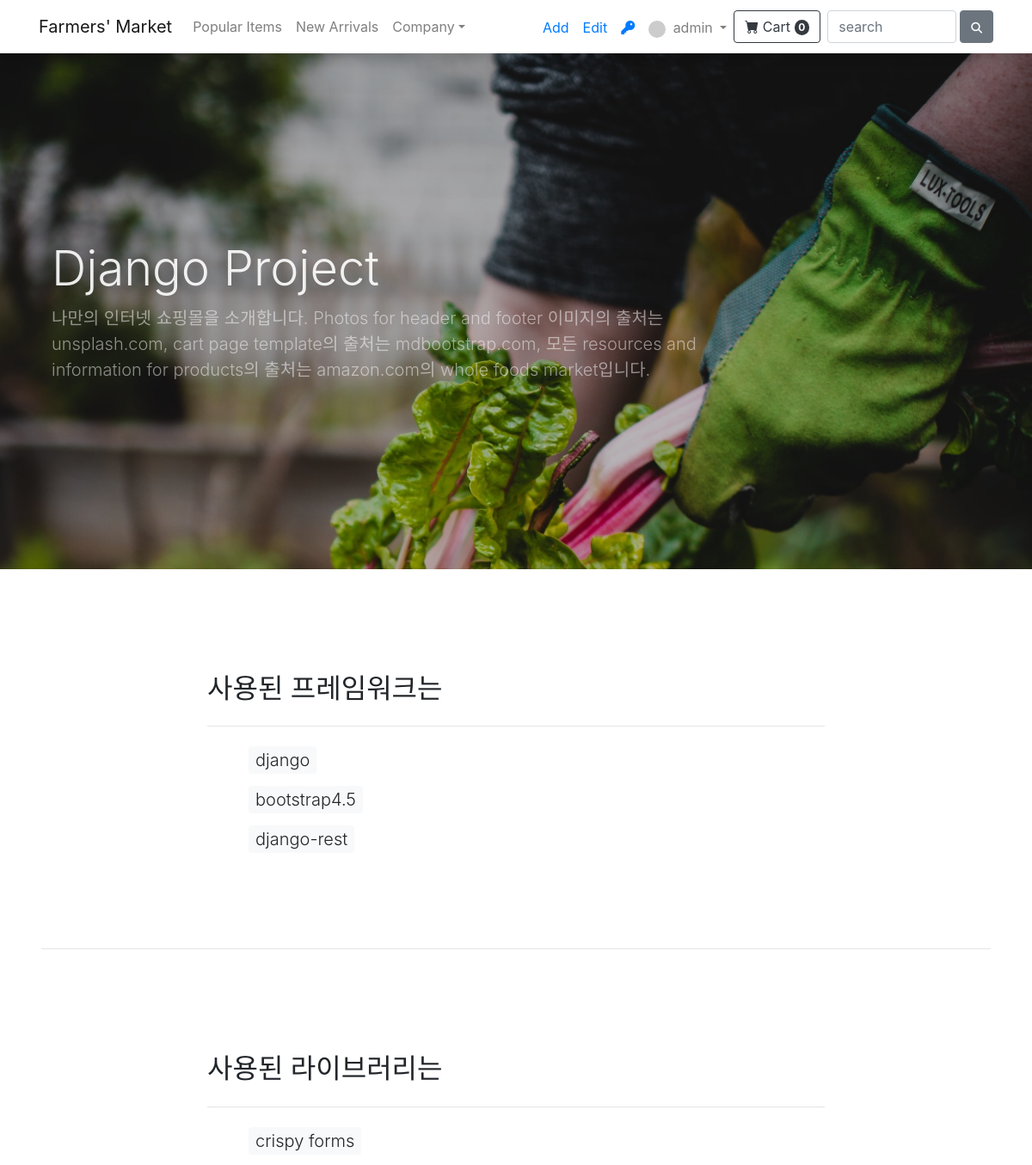
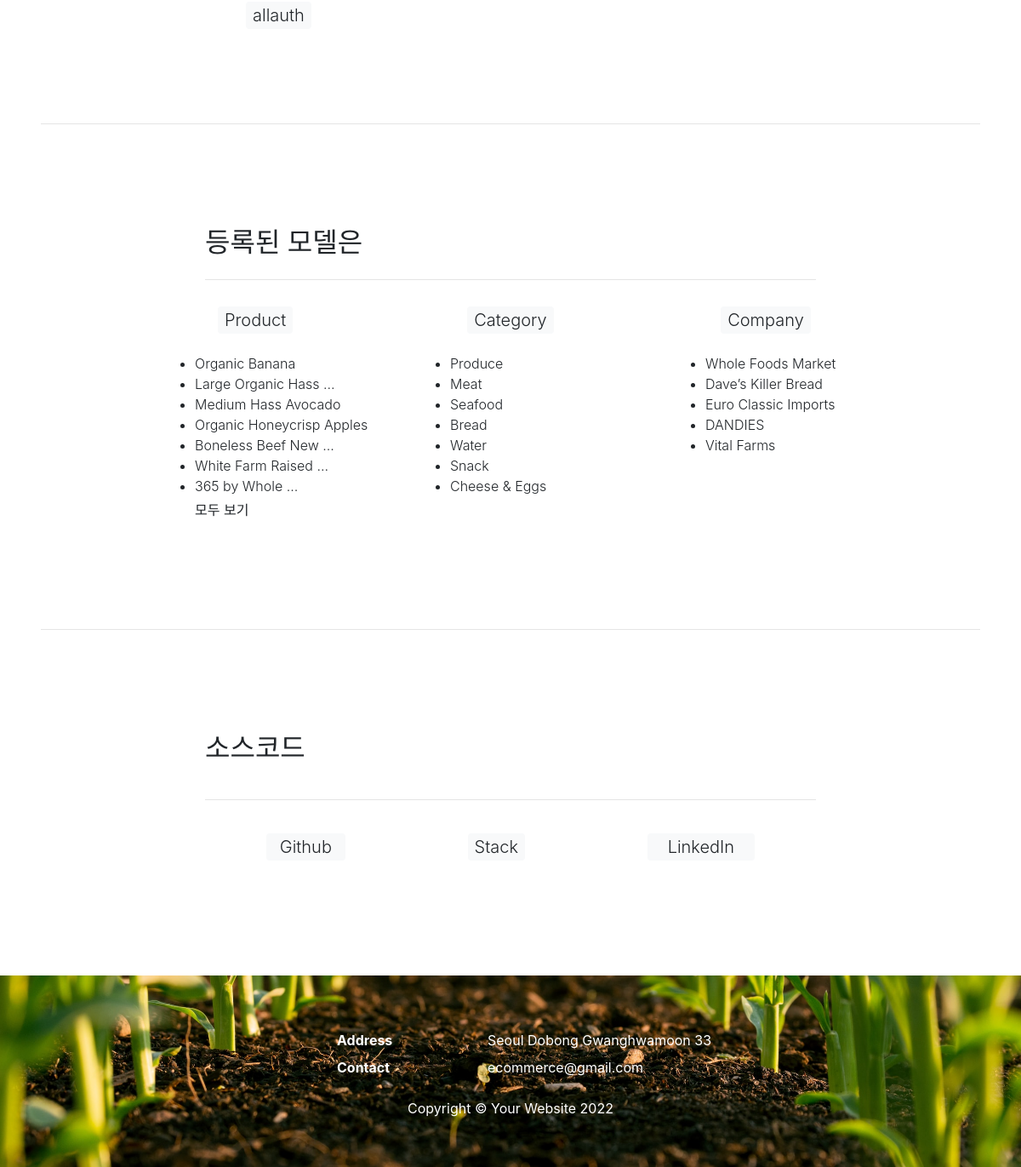
Screenshot of /product/about/ (signed in) with the database file from the repository (2 pictures, top to bottom).
### product/models.py (models this page shows, shortened)
class Product(models.Model):
    title = models.CharField(max_length=80)
    hook_text = models.CharField(max_length=100, blank=True)
    description = models.TextField()
    markdown_desc = MarkdownxField(blank=True)
    date = models.DateField(default=timezone.now, editable=True)
    product_image = models.ImageField(upload_to='product/product/images//%Y/%m/%d/', blank=True)
    detail_image = models.ImageField(upload_to='product/product/images/%Y/%m/%d/', blank=True)
    product_price = models.IntegerField(default=0)
    on_sale_price = models.IntegerField(null=True, blank=True)
    rating = models.IntegerField(default=1, validators=[MaxValueValidator(5), MinValueValidator(1)])
    company = models.ForeignKey(Company, null=True, blank=True, on_delete=models.SET_NULL)
    category = models.ForeignKey(Category, null=True, blank=True, on_delete=models.SET_NULL)
    tags = models.ManyToManyField(Tag, blank=True)
    additional_feature = models.ForeignKey(AdditionalFeature, null=True, blank=True, on_delete=models.SET_NULL)
    author = models.ForeignKey(User, default='admin', null=True, on_delete=models.SET_NULL)
    def get_absolute_url(self):
        return f'/product/{self.pk}/'

class Category(models.Model):
  name = models.CharField(max_length=50, unique=True)
  slug = models.SlugField(max_length=200, unique=True, allow_unicode=True)
  def __str__(self):
    return self.name
  def get_absolute_url(self):
    return f'/product/category/{self.slug}/'
  class Meta:
    verbose_name_plural = 'Categories'

class Company(models.Model):
  name = models.CharField(max_length=50, unique=True)
  slug = models.SlugField(max_length=200, unique=True, allow_unicode=True)
  address = models.CharField(max_length=70)
  contact = models.CharField(max_length=50, unique=True)
  company_image = models.ImageField(upload_to='product/company/images/%Y/%m/%d/', blank=True)
  description = models.CharField(max_length=255, blank=True)
  def __str__(self):
    return self.name
  def get_absolute_url(self):
    return f'/product/company/{self.slug}/'
  class Meta:
    verbose_name_plural = 'Companies'

### product/views.py (the view)
# urls.py: path('about/', views.about_page),
def about_page(request):
  frame_list = ['django', 'bootstrap4.5', 'django-rest']
  lib_list = ['crispy forms', 'allauth']
  return render(request, 'product/about.html', {
    'frame_list': frame_list,
    'lib_list': lib_list,
    'product_list': Product.objects.all()[0:7],
    'categories': Category.objects.all(),
    'no_category_post_count': Product.objects.filter(category=None).count(),
    'companies': Company.objects.all()
  })

### product/context_processors.py (called while the page is built)
def my_cart(request):
  from product.models import Cart, CartItem
  if request.user.is_authenticated:
      cart, is_created = Cart.objects.get_or_create(user=request.user)
      if cart:
        items_set_count = CartItem.objects.filter(cart=cart).count()
        total_price = cart.total_price
        return {
          'items_set_count': items_set_count,
          'total_price': total_price,
        }
      else:
        return {
          'items_set_count': '0'
        }
  else:
    return {
      'items_set_count': '0'
    }

### product/models.py (called while the page is built)
    @property
    def total_price(self):
      return self.cartitem_set.aggregate(price=Sum(
        F('item__product_price') *
        F('qty'),
        output_field=models.IntegerField()
      ))

### product/templates/product/about.html
{% extends 'product/base.html' %}
{% load static %}
{% block main_area %}
        <header class="bg-image" style="height: 600px">
            <div class="container">
                <div class="container d-flex flex-column justify-content-center text-left text-white position-absolute"
                style="width: 100%; height: 600px">
                    <h1 class="display-4 fw-bolder" style="opacity: 0.9;">{% block head_title %}Django Project{% endblock %}</h1>
                    <p class="d-lg-block d-none pr-lg-5 lead fw-normal text-white-50 mb-0">
                        나만의 인터넷 쇼핑몰을 소개합니다. Photos for header and footer 이미지의 출처는
                        <br>unsplash.com, cart page template의 출처는 mdbootstrap.com, 모든 resources and
                        <br>information for products의 출처는 amazon.com의 whole foods market입니다.
                    </p>
                </div>
            </div>
            <img class="bg-image h-100" src="{% static 'product/images/header_image.jpeg' %}"
             style="width: 100%; object-fit: cover; object-position: 0 0%;">
        </header>
        <section id="about">
            <div class="container px-4 my-5">
                <div class="row gx-4 justify-content-center">
                    <div class="col-lg-8 my-5">
                        <h2 class="fw-bolder my-4">사용된 프레임워크는</h2>
                        <hr class="mb-4">
                        {% for i in frame_list %}
                        <p class="lead my-3 ml-5"><span class="bg-light px-2 py-1 rounded">{{i}}</span></p>
                        {% endfor %}
                    </div>
                </div>
            </div>
            <hr class="mx-5">
            <div class="container px-4 my-5">
                <div class="row gx-4 justify-content-center">
                    <div class="col-lg-8 my-5">
                        <h2 class="fw-bolder my-4">사용된 라이브러리는</h2>
                        <hr class="mb-4">
                        {% for i in lib_list %}
                        <p class="lead my-3 ml-5"><span class="bg-light px-2 py-1 rounded">{{i}}</span></p>
                        {% endfor %}
                    </div>
                </div>
            </div>
            <hr class="mx-5">
            <div class="container px-4 mt-5">
                <div class="row gx-4 justify-content-center">
                    <div class="col-lg-8 mt-5">
                        <h2 class="fw-bolder my-4">등록된 모델은</h2>
                        <hr>
                    </div>
                </div>
            </div>
            <div class="container px-4 mt-0 pt-0">
                <div class="row gx-4 mx-lg-5 px-lg-5 text-center align-center justify-content-center">
                    <div class="col-4 mb-5">
                        <p class="lead my-3"><a href="/product/" class="bg-light px-2 py-1 text-decoration-none text-reset rounded">Product</a></p>
                        <div class="d-flex flex-column text-left mt-4 ml-md-0 ml-lg-4">
                            <ul>
                                {% for i in product_list %}
                                <li>
                                <a href="{{i.get_absolute_url}}" class="text-decoration-none text-reset">
                                    <p class="my-0 ml-0 font-weight-light">{{i.title | truncatewords:3}}</p>
                                </a>
                                </li>
                                {% endfor %}
                                    <p class="pt-1 font-weight-light">모두 보기</p>
                            </ul>
                        </div>
                    </div>
                    <div class="col-4 mb-5">
                        <p class="lead my-3"><a href="/product/category/produce/" class="bg-light px-2 py-1 text-decoration-none text-reset rounded">Category</a></p>
                        <div class="d-flex flex-column text-left mt-4 ml-lg-4">
                            <ul>
                                {% for i in categories %}
                                <li>
                                <a href="{{i.get_absolute_url}}" class="text-decoration-none text-reset">
                                    <p class="my-0 ml-0 font-weight-light">{{i}}</p>
                                </a>
                                </li>
                                {% endfor %}
                            </ul>
                        </div>
                    </div>
                    <div class="col-4 mb-5">
                        <p class="lead my-3"><a href="/product/company/whole-foods-market/" class="bg-light px-2 py-1 text-decoration-none text-reset rounded">Company</a></p>
                        <div class="d-flex flex-column text-left mt-4 ml-lg-4">
                            <ul>
                                {% for i in companies %}
                                <li>
                                <a href="{{i.get_absolute_url}}" class="text-decoration-none text-reset">
                                    <p class="my-0 ml-0 font-weight-light">{{i}}</p>
                                </a>
                                </li>
                                {% endfor %}
                            </ul>
                        </div>
                    </div>
                </div>
            </div>
            <hr class="mx-5 mt-5">
            <div class="container px-4 my-5 pb-4">
                <div class="row gx-4 justify-content-center">
                    <div class="col-lg-8 mt-5 d-flex align-items-end">
                        <h2 class="fw-bolder my-4">소스코드</h2>
                    </div>
                    <div class="col-lg-8">
                        <hr class="mb-4"></div>
                    <div class="col-lg-8 mb-5 d-flex justify-content-center">
                        <p class="lead my-3 mx-auto"><a href="https://github.com" class="bg-light px-3 py-1 text-decoration-none text-reset rounded">Github</a></p>
                        <p class="lead my-3 mx-auto"><a href="https://stackoverflow.com/" class="bg-light px-2 py-1 text-decoration-none text-reset rounded">Stack</a></p>
                        <p class="lead my-3 mx-auto"><a href="#" class="bg-light px-4 py-1 text-decoration-none text-reset rounded">LinkedIn</a></p>
                    </div>
                </div>
            </div>
        </section>
{% endblock %}

### product/templates/product/navbar.html (shortened to what this page needs)
{% load socialaccount %}
        <nav class="navbar navbar-expand-lg navbar-light bg-white shadow">
            <div class="container mr-auto">
                <div class="d-flex ">
                    <a class="navbar-brand mr-2" href="/product/">Farmers' Market</a>
                </div>
                <div class="collapse navbar-collapse" id="navbarSupportedContent">
                    <ul class="navbar-nav mb-lg-0 ms-lg-4 ml-lg-2">
                        <li class="nav-item"><a class="nav-link" href="/product/popular_items/">Popular Items</a></li>
                        <li class="nav-item"><a class="nav-link" href="/product/new_arrivals/">New Arrivals</a></li>
                        <li class="nav-item dropdown">
                            <a class="nav-link dropdown-toggle" id="navbarDropdown2" role="button" data-toggle="dropdown" aria-expanded="false">Company</a>
                        </li>
                    </ul>
                    <ul class="navbar-nav ml-auto mt-lg-auto mt-4 mb-lg-0 ms-lg-4">
                        {% if user.is_superuser or user.is_staff %}
                        {% include 'product/superuser_nav_items.html' %}
                        {% endif %}
                        <li class="nav-item">
                            {% if user.is_authenticated %}
                            <li class="nav-item dropdown dropdown-menu-right text-right d-lg-flex text-right">
                                <a class="nav-link dropdown-toggle mt-1" id="userDropdown" role="button" data-toggle="dropdown" aria-expanded="false">
                                    {% if user.socialaccount_set.all.0.get_avatar_url %}
                                        <img class="rounded-circle mr-1" src="{{user.socialaccount_set.all.0.get_avatar_url}}" width="20px">
                                    {% else %}
                                        <img class="rounded-circle mr-1" src="https://dummyimage.com/50x50/ced4da/6c757d.jpg" width="20px">
                                    {% endif %}
                                    {{user.username}}
                                </a>
                            </li>
                            {% else %}
                            <li class="nav-item d-lg-flex text-right ml-auto">
                                <a class="nav-link mr-1 mb-2 mt-1 mb-md-2 mb-lg-0 text-primary" href="#" style="opacity: 0.75;"
                                   data-toggle="modal" data-target="#loginModal">
                                    Sign in
                                </a>
                            {% endif %}
                            <form class="d-flex ml-auto float-sm-right">
                                <a role="button" class="btn btn-outline-dark my-1" type="submit"
                                    href="/product/cart/{{user.username}}/">
                                    <i class="bi-cart-fill me-1"></i>
                                    Cart
                                    <span class="badge bg-dark text-white rounded-pill">{{ items_set_count }}</span>
                                </a>
                            </form>
                        </li>
                        <li class="nav-item mt-1 ml-auto ml-lg-2 mb-4 mb-lg-0">
                            <div class="input-group">
                                <div class="form-outline" style="max-width: 150px;">
                                    <input type="search" id="search-input" class="form-control" placeholder="search"/>
                                </div>
                                <button type="button" class="btn btn-secondary ml-1" onclick="searchProduct()">
                                    <i class="fas fa-search small"></i>
                                </button>
                            </div>
                        </li>
            </ul>
                </div>
            </div>
        </nav>

### rows the page displays
Product: title "Organic Banana"
Product: title "Large Organic Hass …"
Product: title "Medium Hass Avocado"
Product: title "Organic Honeycrisp Apples"
Product: title "Boneless Beef New …"
Product: title "White Farm Raised …"
Product: title "365 by Whole …"
Category: name "Produce"
Category: name "Meat"
Category: name "Seafood"
Category: name "Bread"
Category: name "Water"
Category: name "Snack"
Category: name "Cheese & Eggs"
Company: name "Whole Foods Market"
Company: name "Dave’s Killer Bread"
Company: name "Euro Classic Imports"
Company: name "DANDIES"
Company: name "Vital Farms"

### other values shown
{{ user.username }} "admin"
{{ items_set_count }} "0"
{{ i }} "django" "bootstrap4.5" "django-rest"
{{ i }} "crispy forms" "allauth"
